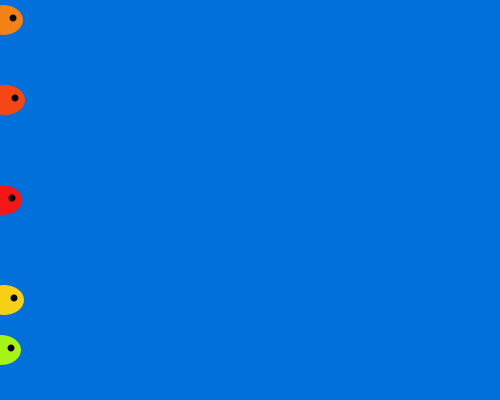
Frame 1 (no input)
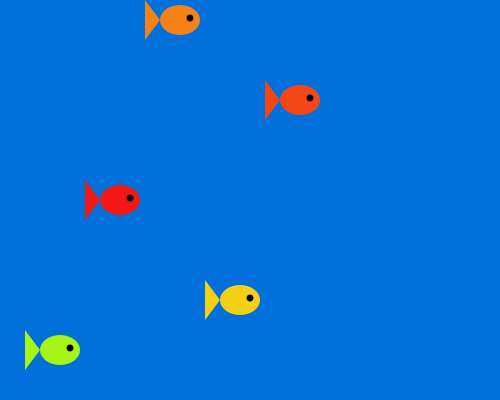
Frame 60 (the mouse pressed at the canvas centre just before this capture)
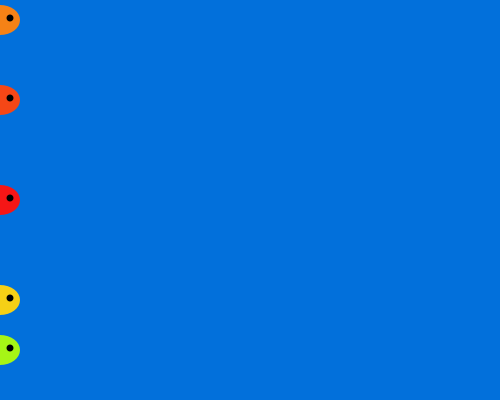
Frame 120 (the mouse held since frame 60 and released just before this capture)

The Processing sketch that drew these frames (run headless with seeded random() and noise(); from frame 60 on, the mouse is pressed at the canvas centre):

// Processing sketch: processing_137779
// ── processing_137779.pde

//objects HW#7 Rachel Hill, March 2.
//Use objects and classes to animate a race between objects 

Fish raceFish1;
Fish raceFish2;
Fish raceFish3;
Fish raceFish4;
Fish raceFish5;

void setup() {
  size(500, 400);
  //represents color of fish as well as position and speed
  raceFish1 = new Fish(color(#F58216), 0, 20, 3);
  raceFish2 = new Fish(color(#F54716), 0, 100, 5);
  raceFish3 = new Fish(color(#F51616), 0, 200, 2);
  raceFish4 = new Fish(color(#F5D016), 0, 300, 4);
  raceFish5 = new Fish(color(#A6F516), 0, 350, 1);
}

void draw() {
  background(#0270DB);
  raceFish1.swim();
  raceFish1.display();
  raceFish2.swim();
  raceFish2.display();
  raceFish3.swim();
  raceFish3.display();
  raceFish4.swim();
  raceFish4.display();
  raceFish5.swim();
  raceFish5.display();
}

class Fish {
  color c; //color
  float xpos;    //position on the x
  float ypos;    //postion on the y
  float xspeed;    //speed 


  Fish(color fC, float fxpos, float fypos, float fxspeed) {
    c = fC;
    xpos = fxpos;
    ypos = fypos;
    xspeed = fxspeed;
  }

  void display() {
    noStroke();
    fill(c);
    ellipseMode(CENTER);
    ellipse(xpos, ypos, 40, 30); //body
    triangle(xpos-20, ypos, xpos-35, ypos+20, xpos-35, ypos-20);//fin
    fill(0);
    ellipseMode(CENTER);
    ellipse(xpos+10, ypos-2, 7, 7);//eye
  }

  void swim() {
    xpos = xpos + xspeed;
    if (mousePressed) {
      xpos = 0;    //Fish start over
    }
  }
}
